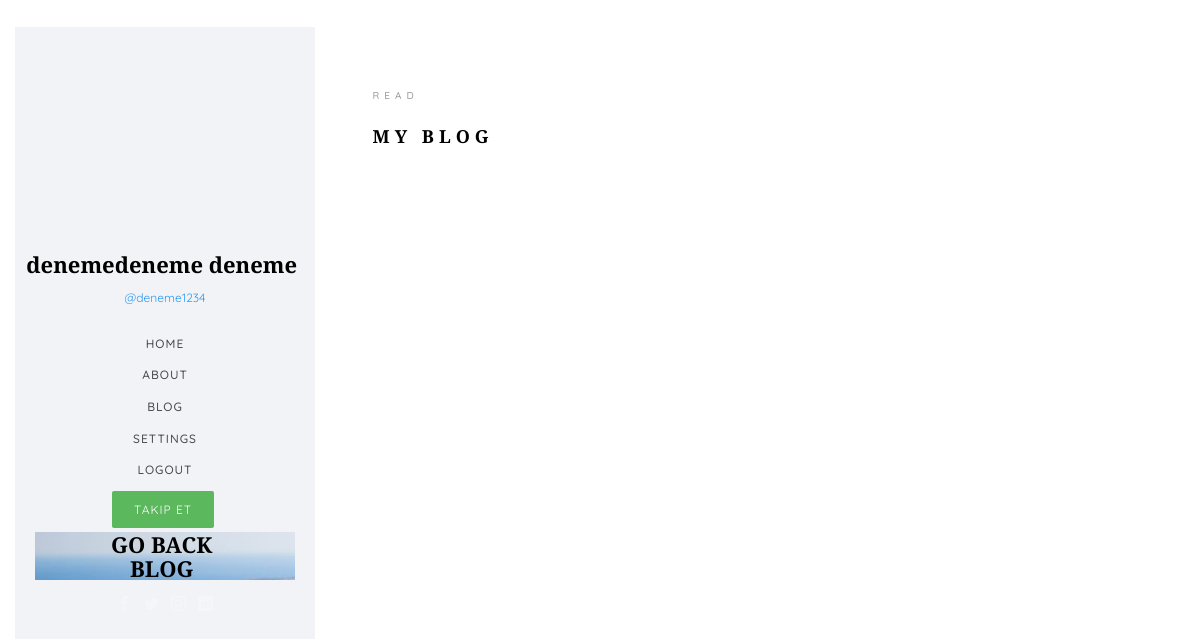
The app's page /auths/deneme1234/ (signed in), older data.
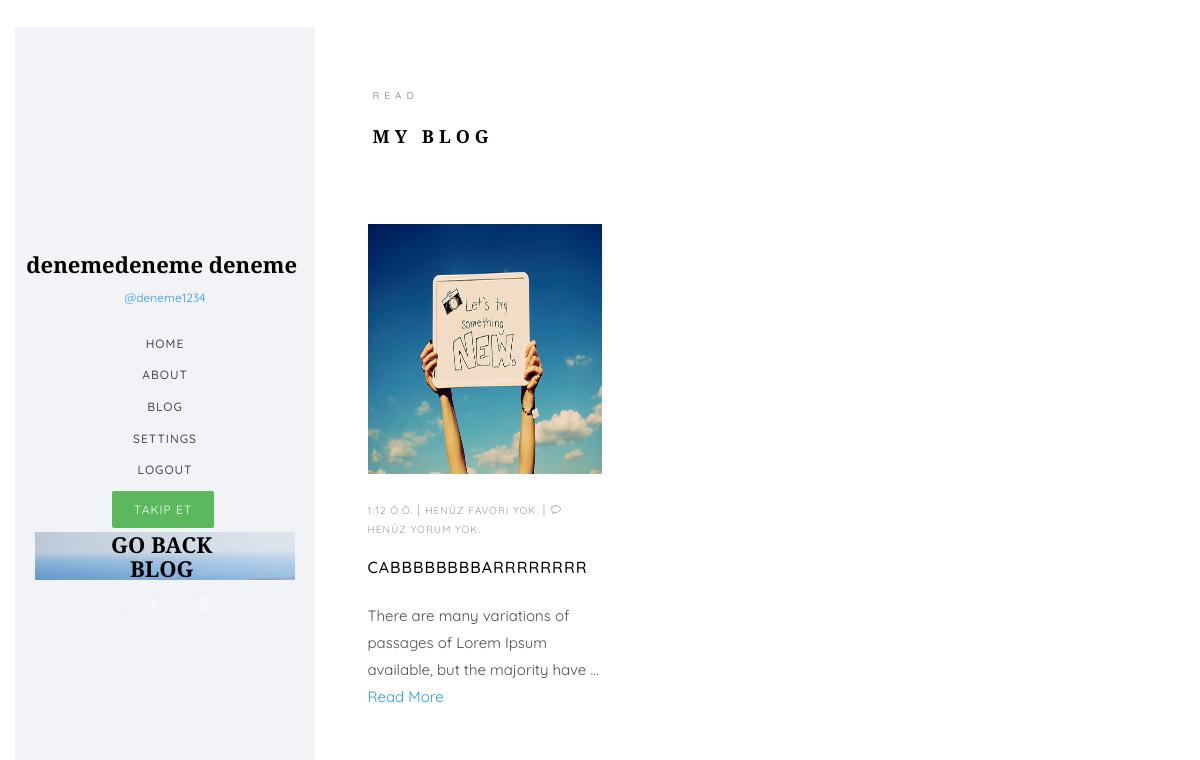
The same page, newer data.
### app/models.py (models this page shows, shortened)
class Product(models.Model):
    name = models.CharField(max_length=50, blank=True, null=True, verbose_name='Name:')
    user = models.ForeignKey(User, default=1, null=True, verbose_name='User', related_name='product',
                             on_delete=models.CASCADE)
    icerik = RichTextField(null=True, blank=False, max_length=5000, verbose_name="İçerik giriniz...")
    created_date = models.TimeField(auto_now_add=True, auto_now=False)
    image = models.ImageField(default='/img/default.jpg', upload_to=uplod_to, verbose_name='Image', blank=True)
    categorys = models.ManyToManyField(default='Elektronik',to=Category, blank=True)
    Subcategorys = models.ManyToManyField(to=Subcategory, blank=True)
    ProductTitles = models.ManyToManyField(to=ProductTitle, blank=True)
    unique_id = models.CharField(max_length=100, editable=True, null=True)
    slug = models.SlugField(null=True, unique=True, editable=False)
    def get_comment_count(self):
        yorum_sayisi = self.comment.count()
        if yorum_sayisi > 0:
            return yorum_sayisi
        return "Henüz yorum yok."
    def get_favori_count(self):
        fovori_sayisi = self.favorite.count()
        if fovori_sayisi > 0:
            return fovori_sayisi
        return "Henüz favori yok."
    class Meta:
        verbose_name_plural = 'Ürünler'
        ordering = ['-id']
    def get_image(self):
        if self.image:
            return self.image.url
        else:
            return '/img/default.jpg'

### auths/views.py (the view)
# urls.py: url(r'^(?P<username>[-\w]+)/$', view=user_profile, name='user_profile'),
@login_required
def user_profile(request, username):
    takip_ediyor_mu = False
    user = get_object_or_404(User, username=username)
    article_list = Product.objects.filter(user=user)
    takipci_ve_takip_edilen = Following.kullaniciyi_takip_edilenler_ve_takipciler(user)
    takipciler = takipci_ve_takip_edilen['takipciler']
    comments = len(Comment.objects.filter(user=user))
    takip_edilenler = takipci_ve_takip_edilen['takip_edilenler']
    if user != request.user:
        takip_ediyor_mu = Following.kullaniciyi_takip_ediyor_mu(follower=request.user, followed=user)
    return render(request, 'ProfileTemplate/articles.html',
                  context={'user': user,
                           'takipciler': takipciler,
                           'takip_edilenler': takip_edilenler,
                           'comments':comments,
                           'takip_ediyor_mu': takip_ediyor_mu,
                           'article_list': article_list,
                           'page': 'user_profile'
                           }
                  )

### auths/models.py (called while the page is built)
    def get_screen_name(self):
        user = self.user
        if user.get_full_name():
            return user.get_full_name()
        return user.username

    def get_profile_photo(self):
        if self.profile_photo:
            print(self.profile_photo.url + "**************")
            return self.profile_photo.url
        return "/static/img/default_image.jpg"

### following/models.py (called while the page is built)
    @classmethod
    def kullaniciyi_takip_ediyor_mu(cls, follower, followed):
        return cls.objects.filter(follower=follower, followed=followed).exists()

    @classmethod
    def kullaniciyi_takip_edilenler_ve_takipciler(cls, user):
        data = {'takip_edilenler': 0, 'takipciler': 0}
        takip_edilenler = cls.objects.filter(follower=user).count()
        takipciler = cls.objects.filter(followed=user).count()
        data.update({'takip_edilenler': takip_edilenler, 'takipciler': takipciler})
        return data

### templates/ProfileTemplate/articles.html (shortened to what this page needs)
﻿{% extends 'ProfileTemplate/index.html' %}
{% load static %}
{% block content %}
<section class="colorlib-blog" data-section="blog">
    <div class="colorlib-narrow-content">
        <div class="row">
            <div class="col-md-6 col-md-offset-3 col-md-pull-3 animate-box" data-animate-effect="fadeInLeft">
                <span style="margin-left: 20px" class="heading-meta">Read</span>
                <h2 style="margin-left: 20px" class="colorlib-heading">My Blog</h2>
            </div>
        </div>
        {% for post in article_list %}
            <div class="col-md-4 col-sm-5 animate-box" data-animate-effect="">
                <div class="blog-entry">
                    <a href="{% url 'details' post.slug %}" class="blog-img"><img style="height: 250px;width:250px" src="{{ post.get_image }}" class="img-responsive" alt="HTML5 Bootstrap Template by colorlib.com"></a>
                    <div class="desc">
                        <span><small>{{ post.created_date }} </small> | <small> {{ post.get_favori_count}}  </a> </small> | <small> <i class="icon-bubble3"></i> {{post.get_comment_count}}</small></span>
                        <h3><a  title="{{post.name}}" href="{% url 'details' post.slug %}">{{post.name|truncatechars:25}}</a></h3>
                        <p>{{post.icerik|truncatechars:90|safe}}<a href="{% url 'details' post.slug %}" class="btn-custom">Read More </a></p>
                    </div>
                </div>
            </div>
        {% endfor %}
        </div>
    </div>
{% endblock %}

Row changes from the older to the newer data that the page shows:
added Product: get_image (placeholder picture), created_date "1:12 Ö.Ö.", get_favori_count "HENÜZ FAVORI YOK.", get_comment_count "HENÜZ YORUM YOK.", name "CABBBBBBBBARRRRRRRR", icerik "There are many variations of passages of Lorem Ipsum available, but the majority have …"
